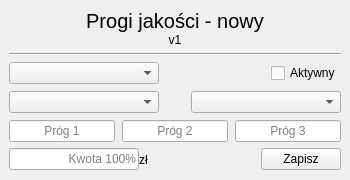
<?xml version="1.0" encoding="UTF-8"?>
<ui version="4.0">
 <class>Form</class>
 <widget class="QWidget" name="Form">
  <property name="geometry">
   <rect>
    <x>0</x>
    <y>0</y>
    <width>350</width>
    <height>180</height>
   </rect>
  </property>
  <property name="windowTitle">
   <string>Form</string>
  </property>
  <layout class="QGridLayout" name="gridLayout">
   <property name="leftMargin">
    <number>0</number>
   </property>
   <property name="topMargin">
    <number>0</number>
   </property>
   <property name="rightMargin">
    <number>0</number>
   </property>
   <property name="bottomMargin">
    <number>0</number>
   </property>
   <property name="spacing">
    <number>0</number>
   </property>
   <item row="0" column="0">
    <widget class="QWidget" name="widget_2" native="true">
     <layout class="QVBoxLayout" name="verticalLayout_2">
      <item>
       <widget class="QWidget" name="widget" native="true">
        <layout class="QVBoxLayout" name="verticalLayout">
         <property name="spacing">
          <number>0</number>
         </property>
         <property name="leftMargin">
          <number>0</number>
         </property>
         <property name="topMargin">
          <number>0</number>
         </property>
         <property name="rightMargin">
          <number>0</number>
         </property>
         <property name="bottomMargin">
          <number>0</number>
         </property>
         <item>
          <widget class="QLabel" name="label">
           <property name="font">
            <font>
             <pointsize>15</pointsize>
            </font>
           </property>
           <property name="text">
            <string>Progi jakości - nowy</string>
           </property>
           <property name="alignment">
            <set>Qt::AlignCenter</set>
           </property>
          </widget>
         </item>
         <item>
          <widget class="QLabel" name="label_2">
           <property name="text">
            <string>v1</string>
           </property>
           <property name="alignment">
            <set>Qt::AlignCenter</set>
           </property>
          </widget>
         </item>
        </layout>
       </widget>
      </item>
      <item>
       <widget class="Line" name="line">
        <property name="orientation">
         <enum>Qt::Horizontal</enum>
        </property>
       </widget>
      </item>
      <item>
       <widget class="QWidget" name="widget_4" native="true">
        <layout class="QHBoxLayout" name="horizontalLayout_2">
         <property name="spacing">
          <number>0</number>
         </property>
         <property name="leftMargin">
          <number>0</number>
         </property>
         <property name="topMargin">
          <number>0</number>
         </property>
         <property name="rightMargin">
          <number>0</number>
         </property>
         <property name="bottomMargin">
          <number>0</number>
         </property>
         <item>
          <widget class="QComboBox" name="combo_ranga">
           <property name="minimumSize">
            <size>
             <width>150</width>
             <height>0</height>
            </size>
           </property>
          </widget>
         </item>
         <item>
          <spacer name="horizontalSpacer_2">
           <property name="orientation">
            <enum>Qt::Horizontal</enum>
           </property>
           <property name="sizeHint" stdset="0">
            <size>
             <width>114</width>
             <height>20</height>
            </size>
           </property>
          </spacer>
         </item>
         <item>
          <widget class="QCheckBox" name="check_aktywny">
           <property name="text">
            <string>Aktywny</string>
           </property>
          </widget>
         </item>
        </layout>
       </widget>
      </item>
      <item>
       <widget class="QWidget" name="widget_3" native="true">
        <layout class="QHBoxLayout" name="horizontalLayout">
         <property name="spacing">
          <number>0</number>
         </property>
         <property name="leftMargin">
          <number>0</number>
         </property>
         <property name="topMargin">
          <number>0</number>
         </property>
         <property name="rightMargin">
          <number>0</number>
         </property>
         <property name="bottomMargin">
          <number>0</number>
         </property>
         <item>
          <widget class="QComboBox" name="combo_lokalizacja">
           <property name="minimumSize">
            <size>
             <width>150</width>
             <height>0</height>
            </size>
           </property>
          </widget>
         </item>
         <item>
          <spacer name="horizontalSpacer">
           <property name="orientation">
            <enum>Qt::Horizontal</enum>
           </property>
           <property name="sizeHint" stdset="0">
            <size>
             <width>29</width>
             <height>20</height>
            </size>
           </property>
          </spacer>
         </item>
         <item>
          <widget class="QComboBox" name="combo_wc">
           <property name="minimumSize">
            <size>
             <width>150</width>
             <height>0</height>
            </size>
           </property>
          </widget>
         </item>
        </layout>
       </widget>
      </item>
      <item>
       <widget class="QWidget" name="widget_5" native="true">
        <layout class="QHBoxLayout" name="horizontalLayout_3">
         <property name="spacing">
          <number>0</number>
         </property>
         <property name="leftMargin">
          <number>0</number>
         </property>
         <property name="topMargin">
          <number>0</number>
         </property>
         <property name="rightMargin">
          <number>0</number>
         </property>
         <property name="bottomMargin">
          <number>0</number>
         </property>
         <item>
          <widget class="QLineEdit" name="text_prog1">
           <property name="minimumSize">
            <size>
             <width>60</width>
             <height>0</height>
            </size>
           </property>
           <property name="alignment">
            <set>Qt::AlignCenter</set>
           </property>
           <property name="placeholderText">
            <string>Próg 1</string>
           </property>
          </widget>
         </item>
         <item>
          <spacer name="horizontalSpacer_3">
           <property name="orientation">
            <enum>Qt::Horizontal</enum>
           </property>
           <property name="sizeHint" stdset="0">
            <size>
             <width>10</width>
             <height>20</height>
            </size>
           </property>
          </spacer>
         </item>
         <item>
          <widget class="QLineEdit" name="text_prog2">
           <property name="minimumSize">
            <size>
             <width>60</width>
             <height>0</height>
            </size>
           </property>
           <property name="alignment">
            <set>Qt::AlignCenter</set>
           </property>
           <property name="placeholderText">
            <string>Próg 2</string>
           </property>
          </widget>
         </item>
         <item>
          <spacer name="horizontalSpacer_4">
           <property name="orientation">
            <enum>Qt::Horizontal</enum>
           </property>
           <property name="sizeHint" stdset="0">
            <size>
             <width>10</width>
             <height>20</height>
            </size>
           </property>
          </spacer>
         </item>
         <item>
          <widget class="QLineEdit" name="text_prog3">
           <property name="minimumSize">
            <size>
             <width>60</width>
             <height>0</height>
            </size>
           </property>
           <property name="alignment">
            <set>Qt::AlignCenter</set>
           </property>
           <property name="placeholderText">
            <string>Próg 3</string>
           </property>
          </widget>
         </item>
        </layout>
       </widget>
      </item>
      <item>
       <widget class="QWidget" name="widget_6" native="true">
        <layout class="QHBoxLayout" name="horizontalLayout_4">
         <property name="spacing">
          <number>0</number>
         </property>
         <property name="leftMargin">
          <number>0</number>
         </property>
         <property name="topMargin">
          <number>0</number>
         </property>
         <property name="rightMargin">
          <number>0</number>
         </property>
         <property name="bottomMargin">
          <number>0</number>
         </property>
         <item>
          <widget class="QLineEdit" name="lineEdit_4">
           <property name="minimumSize">
            <size>
             <width>130</width>
             <height>0</height>
            </size>
           </property>
           <property name="alignment">
            <set>Qt::AlignRight|Qt::AlignTrailing|Qt::AlignVCenter</set>
           </property>
           <property name="placeholderText">
            <string>Kwota 100%</string>
           </property>
          </widget>
         </item>
         <item>
          <widget class="QLabel" name="label_3">
           <property name="text">
            <string>zł</string>
           </property>
          </widget>
         </item>
         <item>
          <spacer name="horizontalSpacer_5">
           <property name="orientation">
            <enum>Qt::Horizontal</enum>
           </property>
           <property name="sizeHint" stdset="0">
            <size>
             <width>113</width>
             <height>20</height>
            </size>
           </property>
          </spacer>
         </item>
         <item>
          <widget class="QPushButton" name="btn_zapisz">
           <property name="text">
            <string>Zapisz</string>
           </property>
          </widget>
         </item>
        </layout>
       </widget>
      </item>
     </layout>
    </widget>
   </item>
  </layout>
 </widget>
 <resources/>
 <connections/>
</ui>
